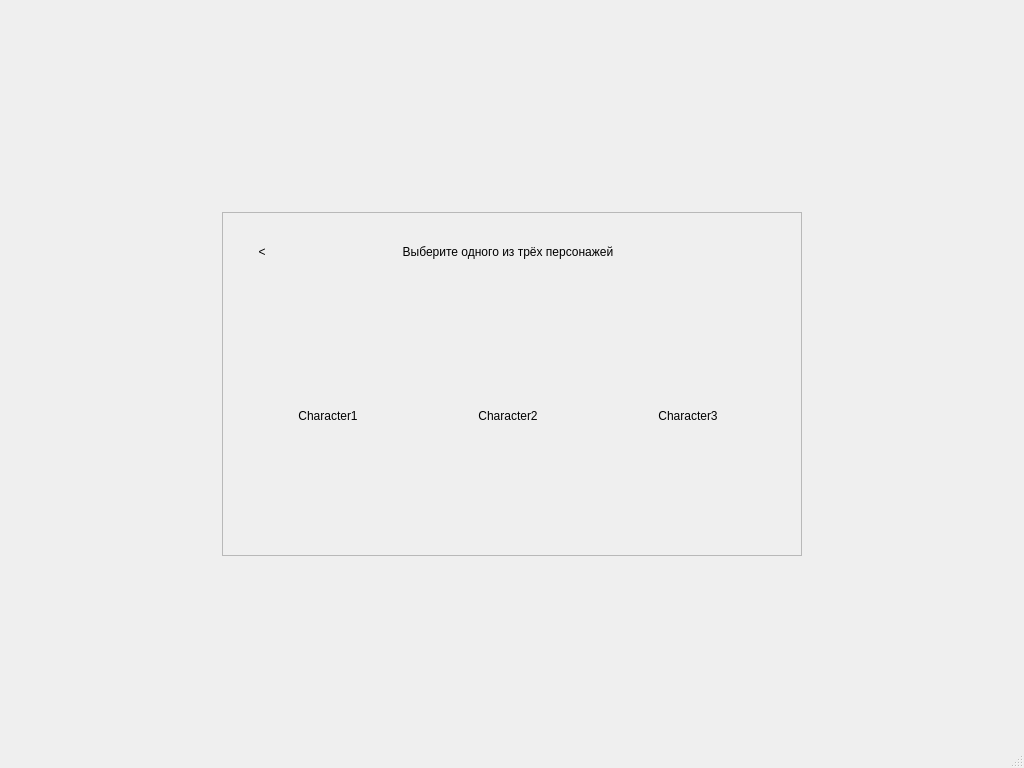
<?xml version="1.0" encoding="UTF-8"?>
<ui version="4.0">
 <class>MainWindowChoiceCharacter</class>
 <widget class="QMainWindow" name="MainWindowChoiceCharacter">
  <property name="geometry">
   <rect>
    <x>0</x>
    <y>0</y>
    <width>1024</width>
    <height>768</height>
   </rect>
  </property>
  <property name="windowTitle">
   <string>Выбор персонажа</string>
  </property>
  <widget class="QWidget" name="centralwidget">
   <widget class="QFrame" name="frame">
    <property name="geometry">
     <rect>
      <x>222</x>
      <y>212</y>
      <width>580</width>
      <height>344</height>
     </rect>
    </property>
    <property name="frameShape">
     <enum>QFrame::StyledPanel</enum>
    </property>
    <property name="frameShadow">
     <enum>QFrame::Plain</enum>
    </property>
    <property name="lineWidth">
     <number>5</number>
    </property>
    <property name="midLineWidth">
     <number>5</number>
    </property>
   </widget>
   <widget class="QLabel" name="labelBack">
    <property name="geometry">
     <rect>
      <x>238</x>
      <y>228</y>
      <width>48</width>
      <height>48</height>
     </rect>
    </property>
    <property name="text">
     <string>&lt;</string>
    </property>
    <property name="alignment">
     <set>Qt::AlignCenter</set>
    </property>
   </widget>
   <widget class="QLabel" name="labelInfo">
    <property name="geometry">
     <rect>
      <x>394</x>
      <y>241</y>
      <width>228</width>
      <height>21</height>
     </rect>
    </property>
    <property name="text">
     <string>Выберите одного из трёх персонажей</string>
    </property>
    <property name="alignment">
     <set>Qt::AlignCenter</set>
    </property>
   </widget>
   <widget class="QLabel" name="labelCharacter1">
    <property name="geometry">
     <rect>
      <x>238</x>
      <y>286</y>
      <width>180</width>
      <height>260</height>
     </rect>
    </property>
    <property name="text">
     <string>Character1</string>
    </property>
    <property name="alignment">
     <set>Qt::AlignCenter</set>
    </property>
   </widget>
   <widget class="QLabel" name="labelCharacter2">
    <property name="geometry">
     <rect>
      <x>418</x>
      <y>286</y>
      <width>180</width>
      <height>260</height>
     </rect>
    </property>
    <property name="text">
     <string>Character2</string>
    </property>
    <property name="alignment">
     <set>Qt::AlignCenter</set>
    </property>
   </widget>
   <widget class="QLabel" name="labelCharacter3">
    <property name="geometry">
     <rect>
      <x>598</x>
      <y>286</y>
      <width>180</width>
      <height>260</height>
     </rect>
    </property>
    <property name="text">
     <string>Character3</string>
    </property>
    <property name="alignment">
     <set>Qt::AlignCenter</set>
    </property>
   </widget>
  </widget>
  <widget class="QMenuBar" name="menubar">
   <property name="geometry">
    <rect>
     <x>0</x>
     <y>0</y>
     <width>1024</width>
     <height>21</height>
    </rect>
   </property>
  </widget>
  <widget class="QStatusBar" name="statusbar"/>
 </widget>
 <resources/>
 <connections/>
</ui>
